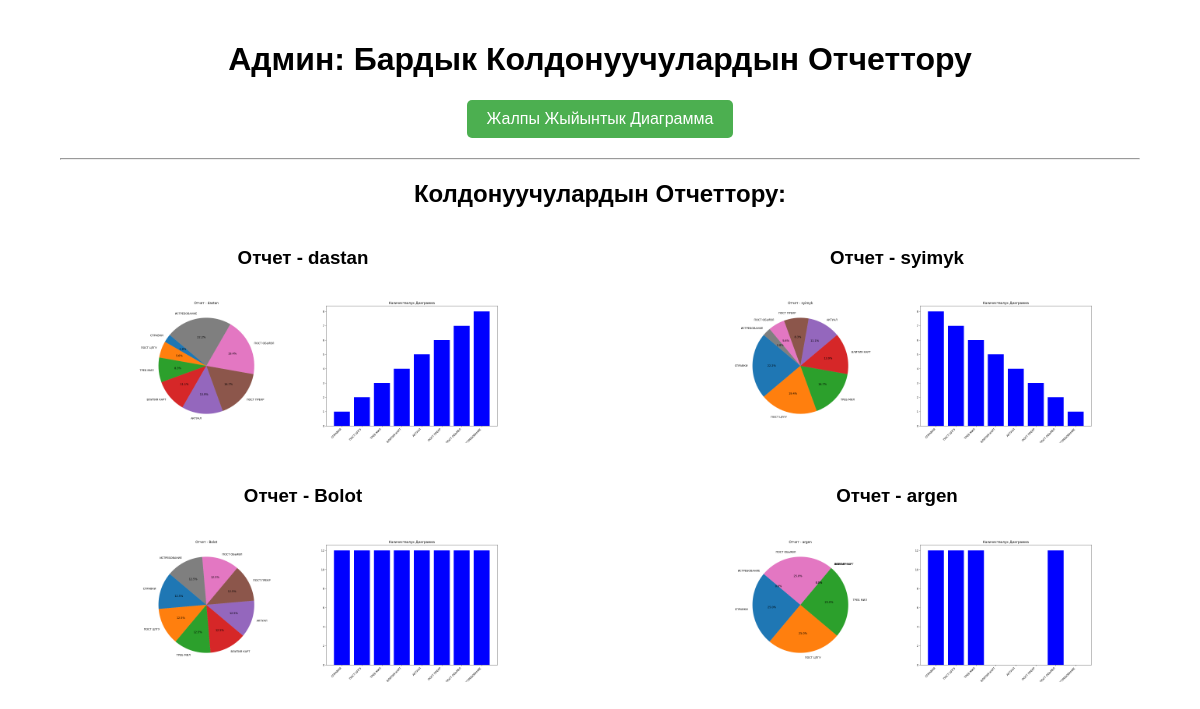
The app's page /admin_reports/ (signed in), older data.
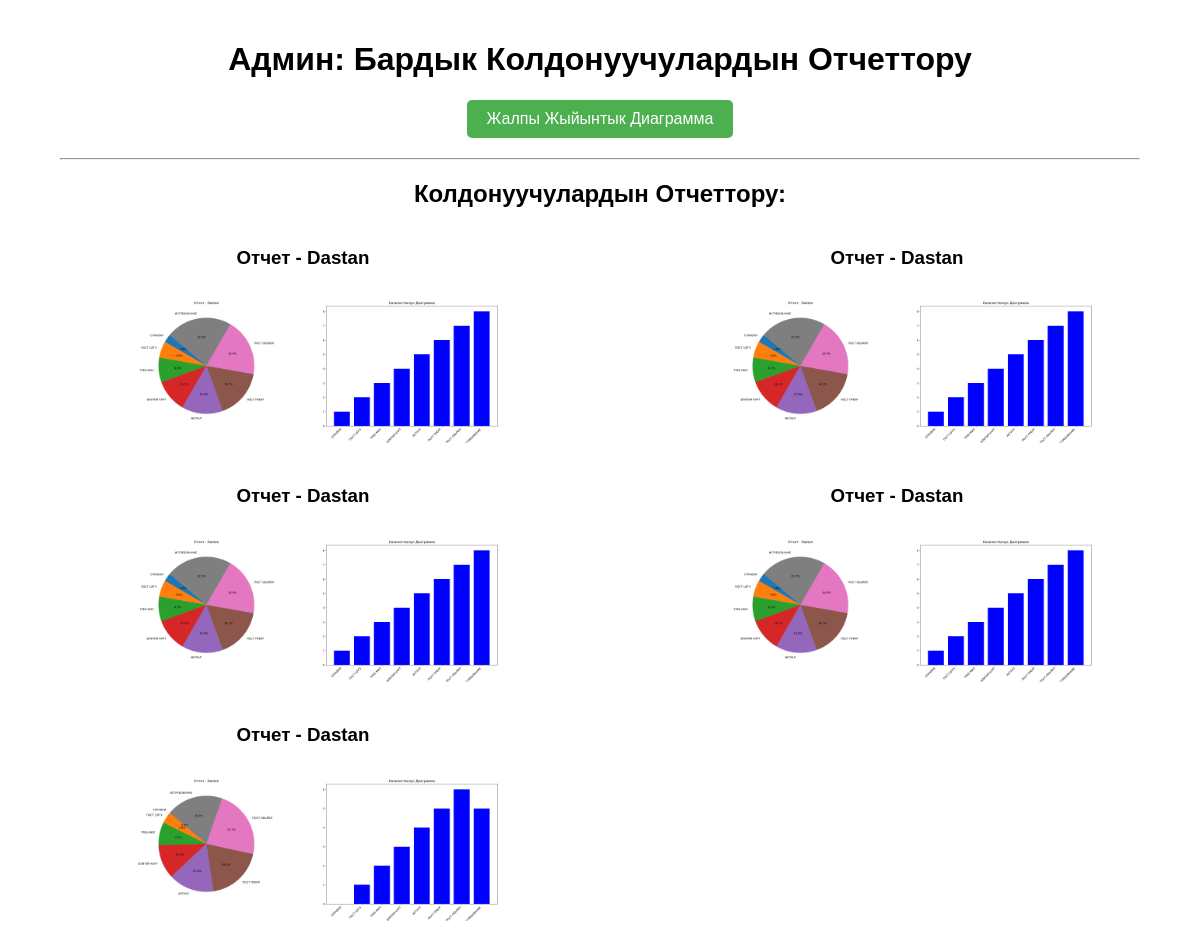
The same page, newer data.
### diogram_app/models.py (models this page shows, shortened)
class Report(models.Model):
    user = models.ForeignKey(User, on_delete=models.CASCADE, verbose_name="Пользователь")  # Ар бир отчет колдонуучуга байланыштырылат
    spravki = models.IntegerField(verbose_name="Справки", blank=True, null=True)  # Ар бир талаа сандык мааниге ээ болот
    post_cpgu = models.IntegerField(verbose_name="ПОСТ  ЦПГУ", blank=True, null=True)
    treb_mil = models.IntegerField(verbose_name="ТРЕБ МИЛ", blank=True, null=True)
    vlitiya_kart = models.IntegerField(verbose_name="ВЛИТИЯ КАРТ", blank=True, null=True)
    aktual = models.IntegerField(verbose_name="АКТУАЛ", blank=True, null=True)
    post_prekr = models.IntegerField(verbose_name="ПОСТ ПРЕКР", blank=True, null=True)
    post_objavl = models.IntegerField(verbose_name="ПОСТ ОБЬЯВЛ", blank=True, null=True)
    istreb = models.IntegerField(verbose_name= "ИСТРЕБОВАНИЕ", blank=True, null=True)
    created_at = models.DateTimeField(auto_now_add=True, verbose_name="Дата создания")

### diogram_app/views.py (the view)
# urls.py: path('admin_reports/', views.admin_reports_view, name='admin_reports'),
@staff_member_required
def admin_reports_view(request):
    reports = Report.objects.all()
    diagrams = []
    for report in reports:
        labels = ['СПРАВКИ', 'ПОСТ ЦПГУ', 'ТРЕБ МИЛ', 'ВЛИТИЯ КАРТ', 'АКТУАЛ', 'ПОСТ ПРЕКР', 'ПОСТ ОБЬЯВЛ', 'ИСТРЕБОВАНИЕ']
        values = [
            report.spravki or 0,
            report.post_cpgu or 0,
            report.treb_mil or 0,
            report.vlitiya_kart or 0,
            report.aktual or 0,
            report.post_prekr or 0,
            report.post_objavl or 0,
            report.istreb or 0
        ]
        fig, (ax1, ax2) = plt.subplots(1, 2, figsize=(25, 8))
        ax1.pie(values, labels=labels, autopct='%1.1f%%', startangle=140)
        ax1.set_title(f'Отчет - {report.user.username}')
        ax2.bar(labels, values, color='blue')
        ax2.set_title('Каличестволук Диаграмма')
        ax2.set_xticklabels(labels, rotation=45, ha='right')
        buffer = io.BytesIO()
        plt.savefig(buffer, format='png')
        buffer.seek(0)
        image_png = buffer.getvalue()
        buffer.close()
        plt.close(fig)
        diagrams.append((report, base64.b64encode(image_png).decode('utf-8')))
    summary_diagram = generate_summary_diagram()
    return render(request, 'admin_reports.html', {'diagrams': diagrams, 'summary_diagram': summary_diagram})

### diogram_app/templates/admin_reports.html (shortened to what this page needs)
<!DOCTYPE html>
<html lang="ky">
<head>
</head>
<body>
    <div class="container">
        <h1>Админ: Бардык Колдонуучулардын Отчеттору</h1>
        <button class="btn" onclick="toggleSummaryGraph()">Жалпы Жыйынтык Диаграмма</button>
        <hr>
        <h2>Колдонуучулардын Отчеттору:</h2>
        <div class="graph-container">
            {% for report, graph in diagrams %}
            <div class="report">
                <h3>Отчет - {{ report.user.username }}</h3>
                <img alt="Диаграмма">
            </div>
            {% endfor %}
        </div>
    </div>
</body>
</html>

### diogram_app/templates/admin_reports.html (style rules this page uses)
body { font-family: Arial, sans-serif; margin: 0; padding: 0; background: url("https://images.rawpixel.com/image_800/czNmcy1wcml2YXRlL3Jhd3BpeGVsX2ltYWdlcy93ZWJzaXRlX2NvbnRlbnQvbHIvcm0yMThiYXRjaDQta2F0aWUtMTcuanBn.jpg") no-repeat center/cover ; }
h1, h2, h3 { text-align: center; }
.container { width: 90%; margin: 0 auto; padding: 20px; }
.graph-container { display: flex; justify-content: space-between; flex-wrap: wrap; gap: 20px; margin-top: 20px; }
.graph-container .report { width: 45%; text-align: center; }
.graph-container img { width: 100%; max-width: 600px; height: auto; }
.btn { display: block; margin: 20px auto; padding: 10px 20px; background-color: #4CAF50; color: white; border: none; font-size: 16px; cursor: pointer; border-radius: 5px; }

Row changes from the older to the newer data that the page shows:
removed Report: user.username "dastan"
removed Report: user.username "syimyk"
removed Report: user.username "Bolot"
removed Report: user.username "argen"
added Report: user.username "Dastan"
added Report: user.username "Dastan"
added Report: user.username "Dastan"
added Report: user.username "Dastan"
added Report: user.username "Dastan"
